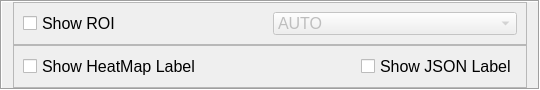
         <widget class="QFrame" name="dispFrame">
          <property name="minimumSize">
           <size>
            <width>540</width>
            <height>90</height>
           </size>
          </property>
          <property name="maximumSize">
           <size>
            <width>540</width>
            <height>90</height>
           </size>
          </property>
          <property name="frameShape">
           <enum>QFrame::Box</enum>
          </property>
          <property name="frameShadow">
           <enum>QFrame::Sunken</enum>
          </property>
          <layout class="QVBoxLayout" name="dispLayout">
           <property name="spacing">
            <number>0</number>
           </property>
           <property name="topMargin">
            <number>0</number>
           </property>
           <property name="bottomMargin">
            <number>0</number>
           </property>
           <item>
            <widget class="QFrame" name="dispRoiFrame">
             <property name="frameShape">
              <enum>QFrame::StyledPanel</enum>
             </property>
             <property name="frameShadow">
              <enum>QFrame::Raised</enum>
             </property>
             <layout class="QHBoxLayout" name="dispRoiLayout">
              <item>
               <widget class="QCheckBox" name="dispRoiCheckBox">
                <property name="font">
                 <font>
                  <pointsize>12</pointsize>
                 </font>
                </property>
                <property name="toolTip">
                 <string>Use intelligent mode for manual correction, enable this to allow keyboard shortcuts</string>
                </property>
                <property name="text">
                 <string>Show ROI</string>
                </property>
               </widget>
              </item>
              <item>
               <widget class="QComboBox" name="dispRoiBox">
                <property name="enabled">
                 <bool>false</bool>
                </property>
                <property name="font">
                 <font>
                  <pointsize>12</pointsize>
                 </font>
                </property>
                <property name="focusPolicy">
                 <enum>Qt::NoFocus</enum>
                </property>
                <item>
                 <property name="text">
                  <string>AUTO</string>
                 </property>
                </item>
                <item>
                 <property name="text">
                  <string>Gap</string>
                 </property>
                </item>
                <item>
                 <property name="text">
                  <string>Top</string>
                 </property>
                </item>
                <item>
                 <property name="text">
                  <string>Bottom</string>
                 </property>
                </item>
               </widget>
              </item>
             </layout>
            </widget>
           </item>
           <item>
            <widget class="QFrame" name="dispLblFrame">
             <property name="frameShape">
              <enum>QFrame::StyledPanel</enum>
             </property>
             <property name="frameShadow">
              <enum>QFrame::Raised</enum>
             </property>
             <layout class="QHBoxLayout" name="dispLblLayout">
              <item>
               <widget class="QCheckBox" name="dispHmlCheckBox">
                <property name="font">
                 <font>
                  <pointsize>12</pointsize>
                 </font>
                </property>
                <property name="toolTip">
                 <string>Use intelligent mode for manual correction, enable this to allow keyboard shortcuts</string>
                </property>
                <property name="text">
                 <string>Show HeatMap Label</string>
                </property>
               </widget>
              </item>
              <item>
               <spacer name="dispLblSpacer">
                <property name="orientation">
                 <enum>Qt::Horizontal</enum>
                </property>
                <property name="sizeHint" stdset="0">
                 <size>
                  <width>40</width>
                  <height>20</height>
                 </size>
                </property>
               </spacer>
              </item>
              <item>
               <widget class="QCheckBox" name="dispJslCheckBox">
                <property name="font">
                 <font>
                  <pointsize>12</pointsize>
                 </font>
                </property>
                <property name="toolTip">
                 <string>Use intelligent mode for manual correction, enable this to allow keyboard shortcuts</string>
                </property>
                <property name="text">
                 <string>Show JSON Label</string>
                </property>
               </widget>
              </item>
             </layout>
            </widget>
           </item>
          </layout>
         </widget>
